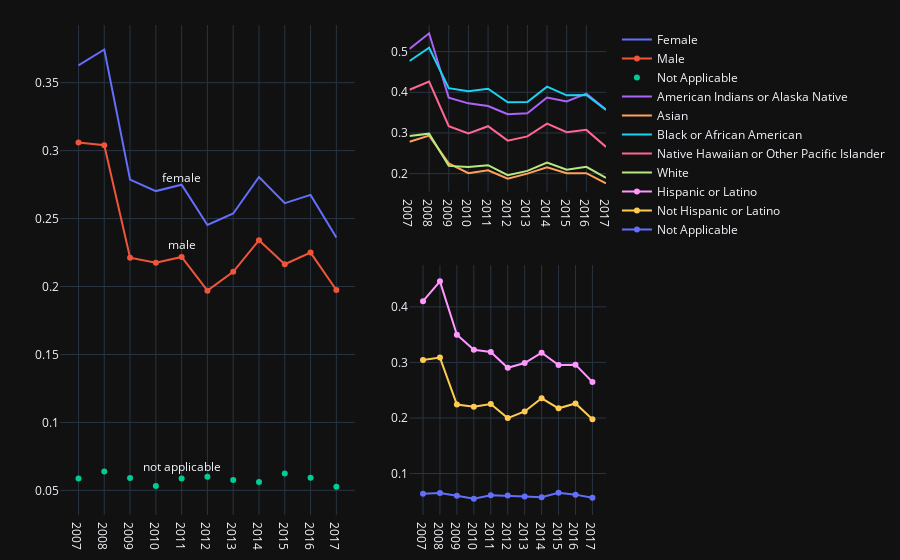

The code cell stored with this chart in its notebook:
### Code cell
# Make sure plotly is upgraded to v4!!!
import plotly
import plotly.offline as offline
import plotly.graph_objects as go
from plotly.subplots import make_subplots
import pandas as pd

# PROCESS GENDER DATA
df = pd.read_csv('../data/denial_sex.csv')
years = df.year.unique()
years.sort()

female = []
male = []
not_applicable = []

for year in years:
    yearData = df[df['year'] == year]
    f = yearData[yearData['sex'] == 2]
    m = yearData[yearData['sex'] == 1]
    n = yearData[yearData['sex'] == 4]
    female.append(f['denial'].values[0].astype('float'))   
    male.append(m['denial'].values[0].astype('float'))  
    not_applicable.append(n['denial'].values[0].astype('float'))  

# PROCESS RACE DATA
race = pd.read_csv('../data/denial_race.csv')

AmericanIndians_AlaskaNative = []
Asian = []
African_American = []
PacificIslander = []
White = []

for year in years:
    yearData = race[race['year'] == year]
    indian = yearData[yearData['race'] == 1]
    asian = yearData[yearData['race'] == 2]
    african = yearData[yearData['race'] == 3]
    p = yearData[yearData['race'] == 4]
    w = yearData[yearData['race'] == 5]
    AmericanIndians_AlaskaNative.append(indian['denial'].values[0].astype('float'))   
    Asian.append(asian['denial'].values[0].astype('float'))  
    African_American.append(african['denial'].values[0].astype('float'))  
    PacificIslander.append(p['denial'].values[0].astype('float'))  
    White.append(w['denial'].values[0].astype('float'))  
    
    
# PROCESS ETHNICITY DATA
eth = pd.read_csv('../data/denial_eth.csv')
hispanic = []
noHis = []
notApp = []
for year in years:
    yearData = eth[eth['year'] == year]
    h = yearData[yearData['eth'] == 1]
    n = yearData[yearData['eth'] == 2]
    na = yearData[yearData['eth'] == 4]
    hispanic.append(h['denial'].values[0].astype('float'))   
    noHis.append(n['denial'].values[0].astype('float'))  
    notApp.append(na['denial'].values[0].astype('float'))  


# ARRANGE SUBPLOTS
fig = make_subplots(
    rows=2, cols=2,
    column_widths=[0.6, 0.4],
    row_heights=[0.4, 0.6],
    specs=[[{"type": "scatter", "rowspan": 2}, {"type": "scatter"}],
           [            None                    , {"type": "scatter"}]])

# PLOTTING GENDER
fig.add_trace(go.Scatter(x=years, y=female,
                    mode='lines+text',
                    name='Female',
                    #showlegend=True, # plotly only offers one legend for all subplots. this is useless...unfortunately
                    text=["", "", "", "", "female"],
                    textposition="top center"), 
                    row=1, col=1)
fig.add_trace(go.Scatter(x=years, y=male,
                    mode='lines+markers+text',
                    text=["", "", "", "", "male"],
                    textposition="top center",
                    name='Male'), row=1, col=1)
fig.add_trace(go.Scatter(x=years, y=not_applicable,
                    mode='markers+text',
                    text=["", "", "", "", "not applicable"],
                    textposition="top center",
                    name='Not Applicable'), row=1, col=1)

## PLOTTING RACE
fig.add_trace(go.Scatter(x=years, y=AmericanIndians_AlaskaNative,
                    mode='lines+text',
                    name='American Indians or Alaska Native',
                    showlegend=True), 
                    row=1, col=2)
fig.add_trace(go.Scatter(x=years, y=Asian,
                    mode='lines',
                    name='Asian'), row=1, col=2)
fig.add_trace(go.Scatter(x=years, y=African_American,
                    mode='lines', 
                    name='Black or African American'), row=1, col=2)
fig.add_trace(go.Scatter(x=years, y=PacificIslander,
                    mode='lines', 
                    name='Native Hawaiian or Other Pacific Islander'), row=1, col=2)
fig.add_trace(go.Scatter(x=years, y=White,
                    mode='lines', 
                    name='White'), row=1, col=2)

# PLOTTING ETHNICITY
fig.add_trace(go.Scatter(x=years, y=hispanic,
                    text='Hispanic or Latino',
                    mode='lines+markers',
                    name='Hispanic or Latino',
                    showlegend=True), 
                    row=2, col=2)
fig.add_trace(go.Scatter(x=years, y=noHis,
                    mode='lines+markers',
                    name='Not Hispanic or Latino'), row=2, col=2)
fig.add_trace(go.Scatter(x=years, y=notApp,
                    mode='lines+markers', 
                    name='Not Applicable'), row=2, col=2)


# OVERALL LAYOUT Set theme, margin, and annotation in layout
fig.update_xaxes(dtick=1)
fig.update_layout(
    template="plotly_dark",
    margin=dict(r=10, t=25, b=40, l=60),
    #annotations=[
    #    go.layout.Annotation(
    #        text="HMDA",
    #        showarrow=False,
    #        xref="paper",
    #        yref="paper",
    #        x=0,
    #        y=0)
    #]

)

plotly.offline.iplot(fig)

# to plot in a separete browser window
offline.plot(fig, auto_open=True, image_filename="denialPlots" ,image_width=2000, image_height=1000, 
              filename='denialPlots', validate=True)

### Figure 1 — Plotly figure (JSON) as saved in the notebook; plotly's stock layout.template omitted (floating-point values rounded to 4 significant figures)
{"data": [{"mode": "lines+text", "name": "Female", "text": ["", "", "", "", "female"], "textposition": "top center", "type": "scatter", "x": [2007, 2008, 2009, 2010, 2011, 2012, 2013, 2014, 2015, 2016, 2017], "xaxis": "x", "y": [0.3626, 0.3744, 0.2787, 0.2702, 0.2749, 0.2453, 0.2537, 0.2806, 0.2613, 0.2674, 0.2361], "yaxis": "y"}, {"mode": "lines+markers+text", "name": "Male", "text": ["", "", "", "", "male"], "textposition": "top center", "type": "scatter", "x": [2007, 2008, 2009, 2010, 2011, 2012, 2013, 2014, 2015, 2016, 2017], "xaxis": "x", "y": [0.306, 0.304, 0.2212, 0.2174, 0.2217, 0.1969, 0.2108, 0.2341, 0.2164, 0.225, 0.1974], "yaxis": "y"}, {"mode": "markers+text", "name": "Not Applicable", "text": ["", "", "", "", "not applicable"], "textposition": "top center", "type": "scatter", "x": [2007, 2008, 2009, 2010, 2011, 2012, 2013, 2014, 2015, 2016, 2017], "xaxis": "x", "y": [0.05882, 0.0638, 0.05908, 0.05318, 0.05875, 0.06009, 0.05755, 0.05619, 0.0624, 0.05923, 0.05267], "yaxis": "y"}, {"mode": "lines", "name": "American Indians or Alaska Native", "showlegend": true, "type": "scatter", "x": [2007, 2008, 2009, 2010, 2011, 2012, 2013, 2014, 2015, 2016, 2017], "xaxis": "x2", "y": [0.5066, 0.545, 0.3865, 0.3728, 0.3663, 0.3459, 0.3483, 0.387, 0.3774, 0.3969, 0.3577], "yaxis": "y2"}, {"mode": "lines", "name": "Asian", "type": "scatter", "x": [2007, 2008, 2009, 2010, 2011, 2012, 2013, 2014, 2015, 2016, 2017], "xaxis": "x2", "y": [0.2783, 0.2936, 0.2251, 0.201, 0.208, 0.1874, 0.2, 0.2158, 0.2008, 0.2011, 0.1763], "yaxis": "y2"}, {"mode": "lines", "name": "Black or African American", "type": "scatter", "x": [2007, 2008, 2009, 2010, 2011, 2012, 2013, 2014, 2015, 2016, 2017], "xaxis": "x2", "y": [0.4768, 0.5096, 0.4101, 0.4028, 0.4087, 0.3754, 0.3761, 0.4139, 0.3926, 0.3932, 0.3564], "yaxis": "y2"}, {"mode": "lines", "name": "Native Hawaiian or Other Pacific Islander", "type": "scatter", "x": [2007, 2008, 2009, 2010, 2011, 2012, 2013, 2014, 2015, 2016, 2017], "xaxis": "x2", "y": [0.4062, 0.4263, 0.3168, 0.299, 0.3166, 0.2811, 0.2915, 0.323, 0.3019, 0.3076, 0.2656], "yaxis": "y2"}, {"mode": "lines", "name": "White", "type": "scatter", "x": [2007, 2008, 2009, 2010, 2011, 2012, 2013, 2014, 2015, 2016, 2017], "xaxis": "x2", "y": [0.2926, 0.2982, 0.219, 0.2165, 0.2207, 0.1961, 0.2067, 0.2273, 0.2094, 0.2166, 0.1897], "yaxis": "y2"}, {"mode": "lines+markers", "name": "Hispanic or Latino", "showlegend": true, "text": "Hispanic or Latino", "type": "scatter", "x": [2007, 2008, 2009, 2010, 2011, 2012, 2013, 2014, 2015, 2016, 2017], "xaxis": "x3", "y": [0.4104, 0.446, 0.3499, 0.3229, 0.319, 0.2903, 0.299, 0.3175, 0.2955, 0.296, 0.2649], "yaxis": "y3"}, {"mode": "lines+markers", "name": "Not Hispanic or Latino", "type": "scatter", "x": [2007, 2008, 2009, 2010, 2011, 2012, 2013, 2014, 2015, 2016, 2017], "xaxis": "x3", "y": [0.3044, 0.3087, 0.2242, 0.2202, 0.2251, 0.1998, 0.2118, 0.2355, 0.2174, 0.2262, 0.1978], "yaxis": "y3"}, {"mode": "lines+markers", "name": "Not Applicable", "type": "scatter", "x": [2007, 2008, 2009, 2010, 2011, 2012, 2013, 2014, 2015, 2016, 2017], "xaxis": "x3", "y": [0.06368, 0.06499, 0.05986, 0.05459, 0.0609, 0.06038, 0.05858, 0.05723, 0.06522, 0.062, 0.05641], "yaxis": "y3"}], "layout": {"margin": {"b": 40, "l": 60, "r": 10, "t": 25}, "xaxis": {"anchor": "y", "domain": [0, 0.54], "dtick": 1}, "xaxis2": {"anchor": "y2", "domain": [0.64, 1], "dtick": 1}, "xaxis3": {"anchor": "y3", "domain": [0.64, 1], "dtick": 1}, "yaxis": {"anchor": "x", "domain": [0, 1]}, "yaxis2": {"anchor": "x2", "domain": [0.66, 1]}, "yaxis3": {"anchor": "x3", "domain": [0, 0.51]}}}
